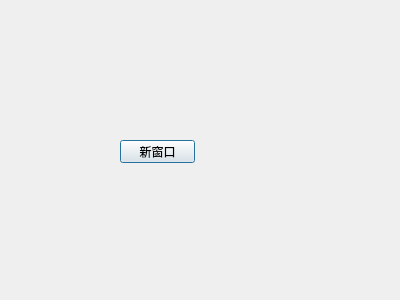
<?xml version="1.0" encoding="UTF-8"?>
<ui version="4.0">
 <class>Parasetting</class>
 <widget class="QDialog" name="Parasetting">
  <property name="geometry">
   <rect>
    <x>0</x>
    <y>0</y>
    <width>400</width>
    <height>300</height>
   </rect>
  </property>
  <property name="windowTitle">
   <string>Dialog</string>
  </property>
  <widget class="QPushButton" name="pushButton">
   <property name="geometry">
    <rect>
     <x>120</x>
     <y>140</y>
     <width>75</width>
     <height>23</height>
    </rect>
   </property>
   <property name="text">
    <string>新窗口</string>
   </property>
  </widget>
 </widget>
 <resources/>
 <connections/>
</ui>
